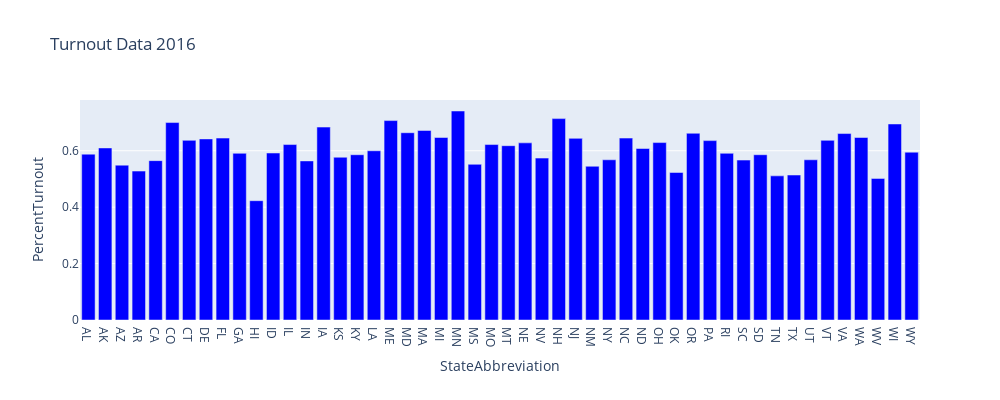

This figure's notebook cell:
### Code cell
Turnout2016 = pe.bar(TurnoutDF2016, x="StateAbbreviation", y="PercentTurnout", title="Turnout Data 2016",
            color_discrete_sequence =['blue']*len(PercentTurnoutDF2008),
             barmode='group',
             height=400, width=1000)
Turnout2016.show()

### Figure 1 — Plotly figure (JSON) as saved in the notebook; plotly's stock layout.template omitted (floating-point values rounded to 4 significant figures)
{"data": [{"alignmentgroup": "True", "hovertemplate": "StateAbbreviation=%{x}<br>PercentTurnout=%{y}<extra></extra>", "legendgroup": "", "marker": {"color": "blue"}, "name": "", "offsetgroup": "", "orientation": "v", "showlegend": false, "textposition": "auto", "type": "bar", "x": ["AL", "AK", "AZ", "AR", "CA", "CO", "CT", "DE", "FL", "GA", "HI", "ID", "IL", "IN", "IA", "KS", "KY", "LA", "ME", "MD", "MA", "MI", "MN", "MS", "MO", "MT", "NE", "NV", "NH", "NJ", "NM", "NY", "NC", "ND", "OH", "OK", "OR", "PA", "RI", "SC", "SD", "TN", "TX", "UT", "VT", "VA", "WA", "WV", "WI", "WY"], "xaxis": "x", "y": [0.588, 0.61, 0.549, 0.528, 0.565, 0.7, 0.637, 0.642, 0.645, 0.591, 0.423, 0.592, 0.622, 0.564, 0.684, 0.577, 0.586, 0.6, 0.707, 0.664, 0.672, 0.647, 0.741, 0.552, 0.622, 0.618, 0.628, 0.574, 0.714, 0.644, 0.545, 0.568, 0.645, 0.608, 0.629, 0.523, 0.662, 0.636, 0.591, 0.567, 0.586, 0.511, 0.514, 0.568, 0.637, 0.661, 0.647, 0.502, 0.695, 0.595], "yaxis": "y"}], "layout": {"barmode": "group", "height": 400, "legend": {"tracegroupgap": 0}, "title": {"text": "Turnout Data 2016"}, "width": 1000, "xaxis": {"anchor": "y", "domain": [0, 1], "title": {"text": "StateAbbreviation"}}, "yaxis": {"anchor": "x", "domain": [0, 1], "title": {"text": "PercentTurnout"}}}}
